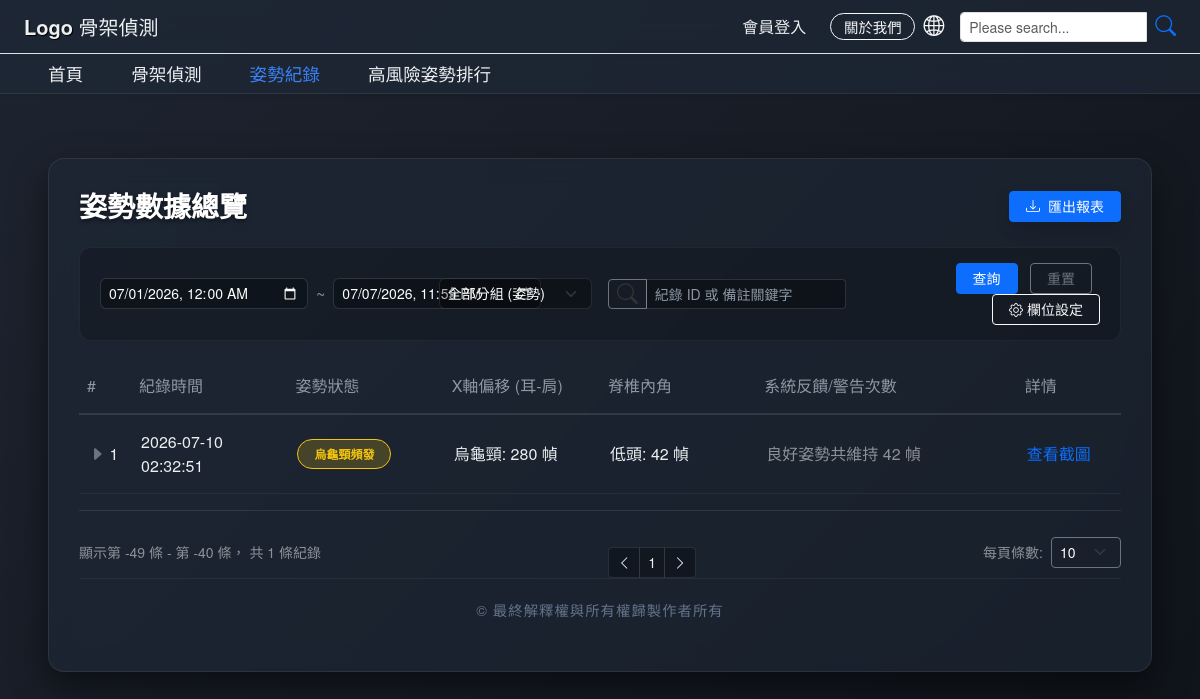
Before: /renaissance?page=-4 with the older database file.
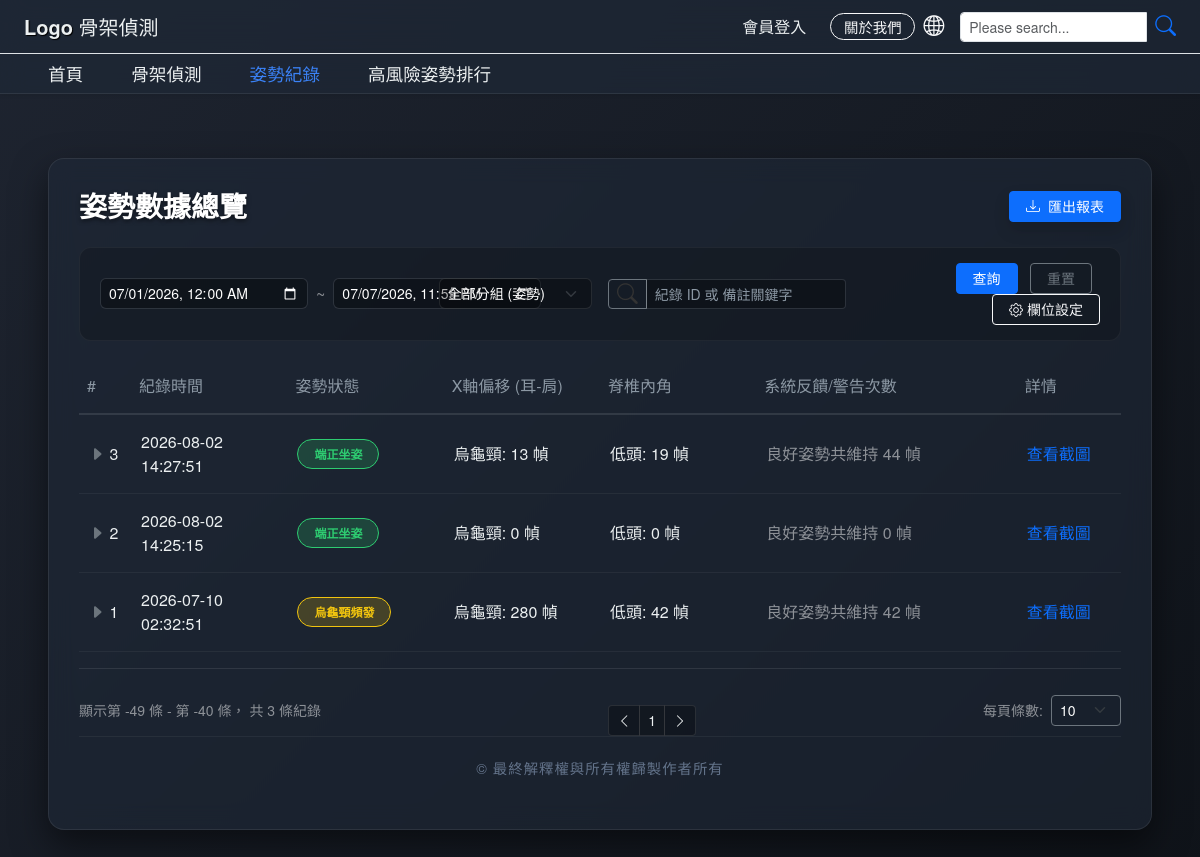
After: the same page with the newer database file.
### tables this page shows
CREATE TABLE posture_records (
        id INTEGER PRIMARY KEY AUTOINCREMENT,
        good_count INTEGER NOT NULL DEFAULT 0,
        turtle_neck_count INTEGER NOT NULL DEFAULT 0,
        looking_down_count INTEGER NOT NULL DEFAULT 0,
        slouching_count INTEGER NOT NULL DEFAULT 0,
        timestamp TEXT NOT NULL
    );

### app.py (the view)
@app.route('/renaissance')
def posture_record():
    page = request.args.get('page', 1, type=int)
    per_page = 10
    total_row = query_db("SELECT COUNT(*) FROM posture_records", one=True)
    total_records = total_row[0] if total_row else 0
    total_pages = math.ceil(total_records / per_page)
    offset = (page - 1) * per_page
    db_records = query_db(
        "SELECT * FROM posture_records ORDER BY timestamp DESC LIMIT ? OFFSET ?",
        (per_page, offset)
    )
    history_data = []
    for row in db_records:
        status = "端正坐姿"
        badge = "badge-good"
        if row['turtle_neck_count'] > 50:
            status = "烏龜頸頻發"
            badge = "badge-warning"
        elif row['looking_down_count'] > 50:
            status = "過度低頭"
            badge = "badge-danger"
        elif row['slouching_count'] > 50:
            status = "癱坐前滑"
            badge = "badge-warning"
        history_data.append({
            "id": row['id'],
            "time": row['timestamp'],
            "status": status,
            "badge_class": badge,
            "offset": f"烏龜頸: {row['turtle_neck_count']} 幀",
            "angle": f"低頭: {row['looking_down_count']} 幀",
            "note": f"良好姿勢共維持 {row['good_count']} 幀"
        })
    return render_template('record.html',
                           records=history_data,
                           page=page,
                           total_pages=total_pages,
                           total_records=total_records,
                           per_page=per_page)

### db.py (called while the page is built)
def query_db(query, args=(), one=False):
    with sqlite3.connect(DB_PATH) as conn:
        conn.row_factory = sqlite3.Row      # 支援用 key 讀取欄位
        cur = conn.cursor()
        cur.execute(query, args)
        rv = cur.fetchall()
        return (rv[0] if rv else None) if one else rv

### templates/record.html (shortened to what the changed rows need)
<!DOCTYPE html>
<html lang="zh-TW">
<head>
    <link rel="stylesheet" href="{{ url_for('static', filename='css/all.css') }}" />
    <link rel="stylesheet" href="{{ url_for('static', filename='css/navbar.css') }}" />
    <link href="https://cdn.jsdelivr.net/npm/bootstrap@5.3.0/dist/css/bootstrap.min.css" rel="stylesheet">
    <link href="https://cdn.jsdelivr.net/npm/bootstrap-icons@1.10.5/font/bootstrap-icons.css" rel="stylesheet">
</head>
<body>
<div class="main-container container-fluid px-4 px-md-5">
    <div class="record-card">
        <div class="table-responsive">
            <table class="table table-glass table-borderless align-middle">
                <thead>
                    <tr>
                        <th scope="col" style="width: 5%;">#</th>
                        <th scope="col" style="width: 15%;">紀錄時間</th>
                        <th scope="col" style="width: 15%;">姿勢狀態</th>
                        <th scope="col" style="width: 15%;">X軸偏移 (耳-肩)</th>
                        <th scope="col" style="width: 15%;">脊椎內角</th>
                        <th scope="col" style="width: 25%;">系統反饋/警告次數</th>
                        <th scope="col" style="width: 10%;">詳情</th>
                    </tr>
                </thead>
                <tbody>
                    {% for row in records %}
                    <tr>
                        <td><i class="bi bi-caret-right-fill text-secondary"></i> {{ row.id }}</td>
                        <td>{{ row.time }}</td>
                        <td><span class="badge {{ row.badge_class }} rounded-pill px-3 py-2">{{ row.status }}</span></td>
                        <td>{{ row.offset }}</td>
                        <td>{{ row.angle }}</td>
                        <td class="text-white-50">{{ row.note }}</td>
                        <td><a href="#" class="text-primary text-decoration-none">查看截圖</a></td>
                    </tr>
                    {% else %}
                    <tr>
                        <td colspan="7" class="text-center text-white-50 py-4">目前還沒有任何紀錄喔！</td>
                    </tr>
                    {% endfor %}
                </tbody>
            </table>
        </div>
        <div class="d-flex justify-content-between align-items-center mt-3 pt-3 border-top border-secondary border-opacity-25">
            <span class="text-white-50 small">
                顯示第 {{ (page - 1) * per_page + 1 }} 條 -
                第 {{ [page * per_page, total_records] | min }} 條，
                共 {{ total_records }} 條紀錄
            </span>
            <nav aria-label="Page navigation">
                <ul class="pagination pagination-sm mb-0">
                    {% for p in range(1, total_pages + 1) %}
                    <li class="page-item {% if p == page %}active{% endif %}">
                        <a class="page-link" href="?page={{ p }}">{{ p }}</a>
                    </li>
                    {% endfor %}
                </ul>
            </nav>
            <div class="d-flex align-items-center">
                <span class="text-white-50 small me-2">每頁條數:</span>
                <select class="form-select form-select-sm bg-transparent text-white border-secondary" style="width: 70px;" disabled>
                </select>
            </div>
        </div>
</body>
</html>

Changed rows visible on the page:
added posture_records: id "3", time "2026-08-02 14:27:51", status "端正坐姿", offset "烏龜頸: 13 幀", angle "低頭: 19 幀", note "良好姿勢共維持 44 幀"
added posture_records: id "2", time "2026-08-02 14:25:15", status "端正坐姿", offset "烏龜頸: 0 幀", angle "低頭: 0 幀", note "良好姿勢共維持 0 幀"
Other visible differences:
{{ total_records }}: "1" → "3"
